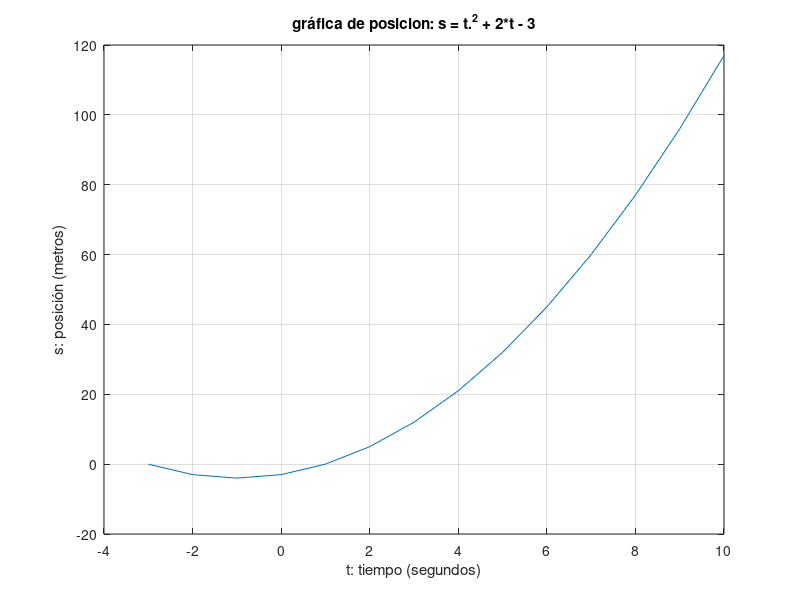

Source code (MATLAB):
%% ITESS-TICS
%% Enero-Junio 2024
%% TI202 CALCULO INTEGRAL
%% Francisco Javier Montecillo Puente
%% U3: aplicacciones integral
%%   Movimiento rectilineo
%% 13 mayo 2024

t = -3:10
s = t.^2 + 2*t - 3

[t' s']

plot(t, s)
xlabel('t: tiempo (segundos)')
ylabel('s: posición (metros)')
grid on
title ('gráfica de posicion: s = t.^2 + 2*t - 3')



